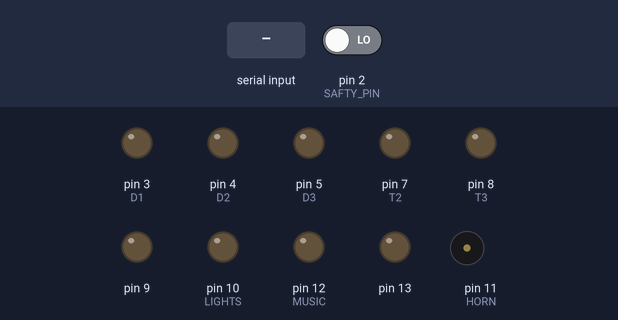
Bench run of a sketch on a simulated Arduino Nano, built with avr-gcc and run on an emulated ATmega328P. On the bench: output pins drawn as LEDs (lit = HIGH), buzzer (waves = sounding, pin HIGH). The inputs (shaded band) are chosen by the test bench; at power-on: pin 2 (SAFTY_PIN) LOW.

Above: at 1.2 s.
1.3 s: "a" received over Serial
At 1.39 s:
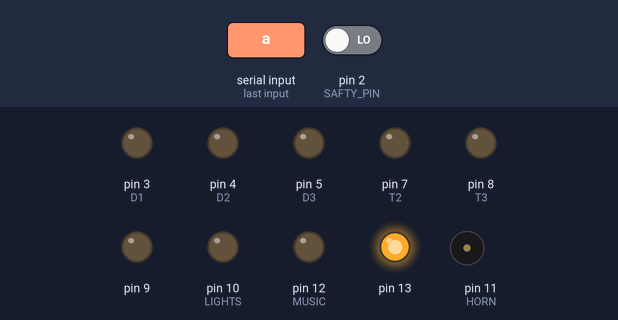
Timing chart, 0 to 4.3 s (numbered marks = the images above; inputs shaded):
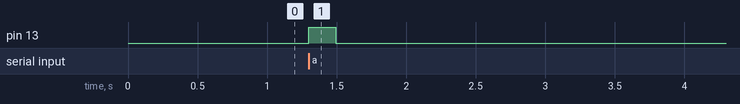

The sketch:

sketch_2021_06_21miniJeepV4.ino
```cpp
/* author: Alex Semenov
  Forth resonable working version
  Very simmialr to the third version but now we attempt to talk back to the controller with some data. Never was used after I made this I quickly tranitioned
  to using Butter Scotch after this was complete.
*/
#define INC_MSG 7 // size of the incomming message
#define OUT_MSG 5 // size of the outgoing message

#define D1 3 // drive pin one
#define D2 4 // drive pin two
#define D3 5 // drive pin three
#define T1 6 // turning pin one
#define T2 7 // turning pin two
#define T3 8 // turning pin three
#define HORN 11
#define LIGHTS 10
#define MUSIC 12
#define X_UPPER 175 // upper limit of dead zone x joystick
#define X_LOWER 80 // lower limit of dead zone x joystick
#define Y_UPPER 175 // upper limit of dead zone y joystick
#define Y_LOWER 75 // lower limit of dead zone y joystick
#define SAFTY_PIN 2 // pint that reads the state of the bluetooth modual

int x = 130; // current x position
int y = 130; // current y position
int z = 0; // state of digital functions
char horn = 'b';
char lights = 'd';
char music = 'f';
volatile int p = 0; // if information has been resently recived p=0
char cmd[INC_MSG]; // incoming message
char srt; // buffer var
char ret[OUT_MSG];
volatile int j; // amount of serial events

int power(int a, int b){ // a = base, b = exponent
  if(b==0){
    return 1;
  }
  int og = a;
  for(int q=0; q<b-1; q++){
    a = a*og;
  }
  return a;
}

unsigned long int bytes2Int(char *bytes, int leng, int offset){ // makes a series of bytes into a binary number which is returned as an integer
 byte mask;
 unsigned long int sum = 0;

  for (int i=leng; i>offset; i--){ // repetes untill every byte has been prosessed start at last byte
    mask = 0x01;
    for (int k=0; k<8; k++){ // start at first bit
      if(bytes[i-1] & mask){ // if bit is 1
       sum += power(2,k+(8*(leng-i))); // add bit
      }
      mask <<= 1; // bit shift mask to the left
    }
  }
  return sum;
}

void int2Bytes(int num, char* bytes, int leng, int offset){ // writes a binary number from an int
  for (int i=offset; i<leng+offset; i++){ //sets all bits in message to 0
    bytes[i] = 0x00;
  }

  if (num%2 != 0){ // if num is odd then we know the first bit is a 1
    bytes[leng+offset-1] = bytes[leng+offset-1] | 0x01;
  }

  int shift, pos;
  byte mask;
  int tempNum = num;

  while ((shift=int2Bit(tempNum)) != 0){ // while there is bits left to add
    tempNum = tempNum - power(2,shift); // removes previous bit
    mask = 0x01; // resets the mask
    mask <<= shift%8; // moves the mask to the current bit
    pos = bytePos(leng, shift); //finds the current byte
    bytes[pos+offset] = bytes[pos+offset] | mask; // adds the bit to the byte
  }
}

int int2Bit(int tempNum){ // determines bigest bit position of checksum
  int k =0;
  while((tempNum =tempNum/2) >= 1){
   k++;
  }
  return k;
}

int bytePos(int leng, int shift){ // counts the byte we are on based on the shift
  int pos = 0;
  while (shift>7){
    shift -=8;
    pos++;
  }
  return leng-pos-1; // -1 because arrays start at 0
}

int cSum(char* bytes, int leng){ // calcualtes integer checksum
  int sum =0;
  for (int k=0; k<leng; k++){
    sum+=bytes2Int(&bytes[k],1,0);
  }
  return sum;
}

void actions () {
  // this is for steering
  if (x > X_UPPER){
    digitalWrite(T1,HIGH);
    digitalWrite(T2,LOW);
    digitalWrite(T3,HIGH);
  } else if (x < X_LOWER){
    digitalWrite(T1,HIGH);
    digitalWrite(T2,HIGH);
    digitalWrite(T3,LOW);
  } else {
    digitalWrite(T1,LOW);
    digitalWrite(T2,LOW);
    digitalWrite(T3,LOW);
  }
  // this is for dirving
  if (y > Y_UPPER){
    digitalWrite(D3,HIGH);
    digitalWrite(D2,LOW);
    digitalWrite(D1,HIGH);
  } else if (y < Y_LOWER) {
    digitalWrite(D3,HIGH);
    digitalWrite(D2,HIGH);
    digitalWrite(D1,LOW);
  } else {
    digitalWrite(D3,LOW);
    digitalWrite(D2,LOW);
    digitalWrite(D1,LOW);
  }

  // this is for the features
  if (horn == 'a') {
    digitalWrite(HORN, HIGH);
  } else if (horn == 'b') {
    digitalWrite(HORN, LOW);
  }
  if (lights == 'c') {
    digitalWrite(LIGHTS, HIGH);
  } else if (lights == 'd'){
    digitalWrite(LIGHTS, LOW);
  }
  if (music == 'e') {
    digitalWrite(MUSIC, HIGH);
  } else if (music == 'f') {
    digitalWrite(MUSIC, LOW);
  }
}

void serialEvent(){
  p=0; // good connection
  j++; // counts a serial event
  TCNT1  = 0x00; // should reset timer
}

void zDoer(){
  if(z == 0){ // OFF
    horn = 'b';
    lights = 'd';
    music = 'f';
  } else if (z == 1){ // LIGHTS
    horn = 'b';
    lights = 'c';
    music = 'f';
  } else if (z == 2){ // LIGHTS and HORN
    horn = 'a';
    lights = 'c';
    music = 'f';
  } else if (z == 3){ //  LIGHTS and MUSIC
    horn = 'b';
    lights = 'c';
    music = 'e';
  } else if (z == 4){ // HORN
    horn = 'a';
    lights = 'd';
    music = 'f';
  } else if (z == 5){ // MUSIC
    horn = 'b';
    lights = 'd';
    music = 'e';
  }
}

char* takeIn(char *bytes){
  int i=0;
  int flag = 0;
  while((srt = Serial.read()) != -1){ // read entire message to memory
    delay(2); // could by shorter?
    if(i<INC_MSG){
      bytes[i++] = srt;
    }
  }
  if (i==INC_MSG){ // if too few or too many bytes are recived throw the message away
    return bytes;
  } else {
    return NULL;
  }
}

ISR(TIMER1_COMPA_vect){//timer1 interrupt 5Hz: if timer is ever aloud to complete we have a bad connection
  p = 1; // bad connection
}

void debuggin(){
  /*
  Serial.print("cmd: ");
    for(int i=0;i<INC_MSG;i++){
      Serial.write(cmd[i]);
    }
    Serial.write('\n');

    Serial.print("a_x: ");
    Serial.println(bytes2Int(&cmd[0],1));
    Serial.print("a_y: ");
    Serial.println(bytes2Int(&cmd[1],1));
    Serial.print("b_x: ");
    Serial.println(bytes2Int(&cmd[2],1));
    Serial.print("b_y: ");
    Serial.println(bytes2Int(&cmd[3],1));
    Serial.print("z: ");
    Serial.println(z);

    Serial.print(cSum(cmd,5));
    Serial.print(" = ");
    Serial.println(bytes2Int(cmd,7,5));
    */

    Serial.print("0: ");
    Serial.println(x);
    Serial.print("1: ");
    Serial.println(bytes2Int(&cmd[1],1,0));
    Serial.print("2: ");
    Serial.println(bytes2Int(&cmd[2],1,0));
    Serial.print("3: ");
    Serial.println(y);

}

void setup(){ // compare match register = [16,000,000Hz/(prescaler*desired interupt frequency)]-1
  for(int k=3; k<13; k++){ // set all pins but 2 to be output
    if (k!=6){ // pin 6 has an internal short on current board
       pinMode(k,OUTPUT);
    }
    //digitalWrite(k, LOW);
  }
  Serial.begin(38400);
  pinMode(SAFTY_PIN, INPUT);
  pinMode(13,OUTPUT);
  j=0; // Very important to make zero

  cli(); //stop interrupts
  //set timer1 to 10Hz
  TCCR1A = 0;// set entire TCCR1A register to 0
  TCCR1B = 0;// same for TCCR1B
  TCNT1  = 0;//initialize counter value to 0
  // set compare match register for 10hz increments
  //OCR1A = 1500;// = (16*10^6) / (10*1024) - 1 (must be <65536) ***VERY IMPORTANT*** -LIKES TO BE A NUMBER THAT ENDS IN AT LEAST ONE '0', I HAVE NO IDEA WHY JUST LEAVE IT BE!
  OCR1A = 3000; // double the pervious time becuase it runs better this way
  // turn on CTC mode
  TCCR1B |= (1 << WGM12);
  // Set CS12 and CS10 bits for 1024 prescaler
  TCCR1B |= (1 << CS12) | (1 << CS10);
  // enable timer compare interrupt
  TIMSK1 |= (1 << OCIE1A);
  sei();//allow interrupts
}

void loop() {
  if(j>INC_MSG){ //once enough bytes have been recived
    j=0;  // reset the war clock
    if (takeIn(cmd) != NULL){ // take in the bytes
      if (cSum(cmd,5) == bytes2Int(cmd,7,5)){ // if the check sum checks out then we can change stuff
        x = bytes2Int(&cmd[0],1,0);
        y = bytes2Int(&cmd[3],1,0);
        z = bytes2Int(&cmd[4],1,0);

        int2Bytes(1,ret,1,0); // if data was good then send good data conformation
      } else {
        int2Bytes(0,ret,1,0); // if data was bad then send bad data conformation
      }
      debuggin();
    } else {
      int2Bytes(0,ret,1,0); // if data was bad then send bad data conformation
    }
    int2Bytes(2,ret,1,1); // message contents
    int2Bytes(3,ret,1,2); // message contents
    int2Bytes(cSum(ret,3), ret, 2, 3); // checksum
    //for(int i=0; i<OUT_MSG; i++){
      //Serial.write(ret[i]);
    //}
  }

 if (p == 0 && digitalRead(SAFTY_PIN) == LOW){ // good conection *** saftey pin set low for testing
   digitalWrite(13,HIGH);
   zDoer();
   actions();
 } else { // bad conection
   digitalWrite(13,LOW);
   x = 130;
   y = 130;
   horn = 'b';
   lights = 'd';
   music = 'f';
   actions();
 }
}
```

Measured:
- after the input at 1.3 s, pin 13: LOW → HIGH at once, → LOW 0.19 s later
